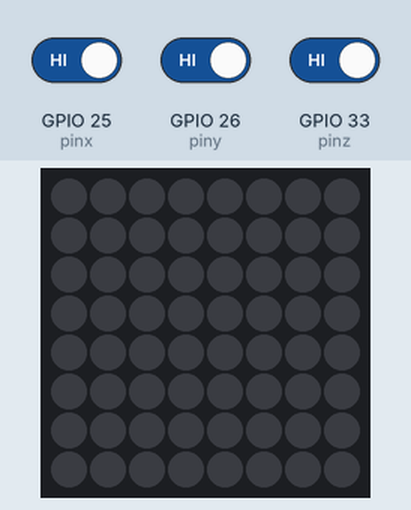
Bench run of a sketch on a simulated ESP32. Shown: 8×8 RGB LED matrix (first LED top left, wired row by row). Inputs (shaded band) come from the test bench; at power-on: GPIO 33 (pinz) HIGH, GPIO 26 (piny) HIGH, GPIO 25 (pinx) HIGH. Dim RGB values are drawn brighter than linear.

Above: at 1.2 s.
1.3 s: GPIO 33 (pinz) driven LOW
At 2.4 s:
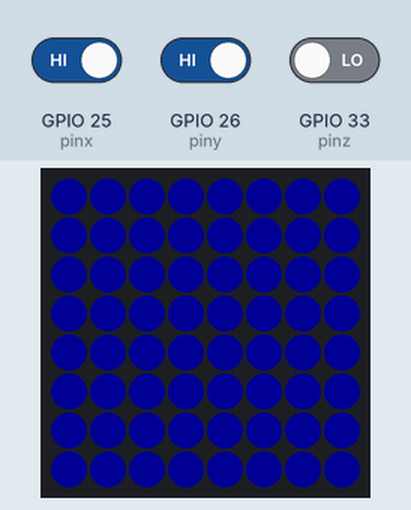
2.8 s: GPIO 26 (piny) driven LOW
At 3.2 s:
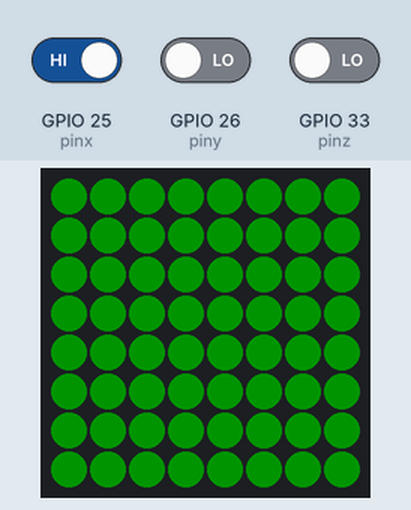
5.8 s: GPIO 26 (piny) driven HIGH
At 6.3 s:
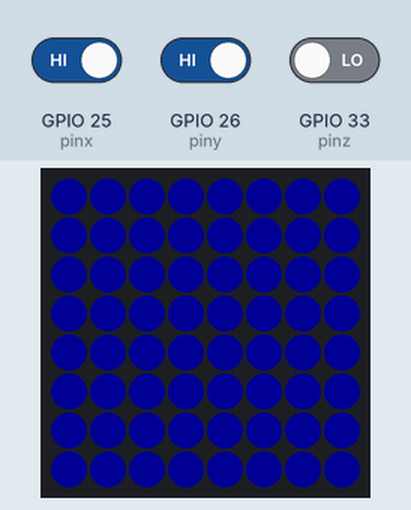
7.3 s: GPIO 25 (pinx) driven LOW
At 8.1 s:
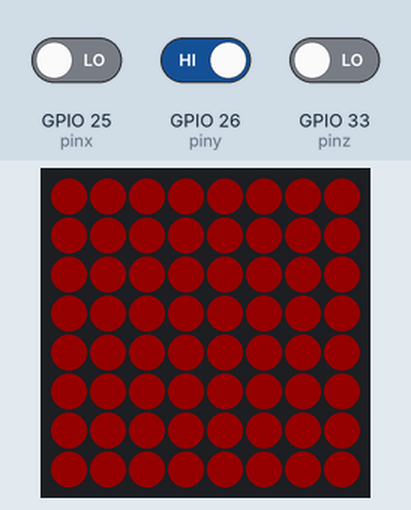
8.8 s: GPIO 25 (pinx) driven HIGH
At 9.2 s:
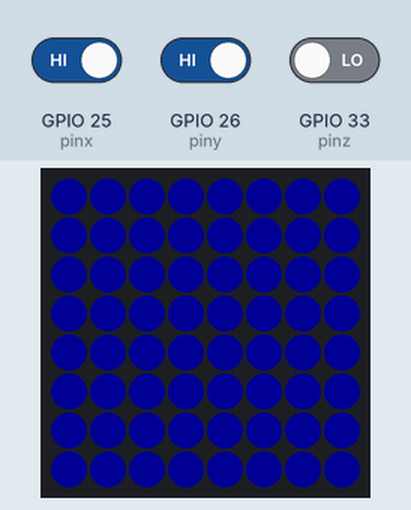
10.3 s: GPIO 25 (pinx) driven LOW and GPIO 26 (piny) driven LOW and GPIO 33 (pinz) driven HIGH
At 10.68 s:
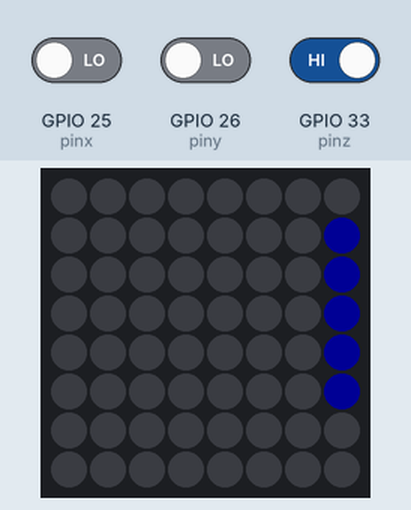
Timing chart, 0 to 13.3 s (numbered marks = the images above; inputs shaded):
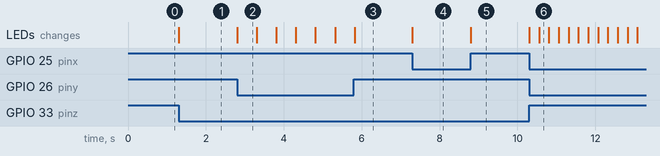

The sketch:

MATRIX_ESP.ino
```cpp
#include <Adafruit_GFX.h>
#include <Adafruit_NeoMatrix.h>
#include <Adafruit_NeoPixel.h>
#ifndef PSTR
 #define PSTR // Make Arduino Due happy
#endif

#define PIN 23
#define LED_RED_HIGH     (31 << 11)
#define LED_GREEN_HIGH     (63 << 5)

#define LED_BLUE_HIGH     31
const int pinx = 25;
const int piny = 26;
const int pinz = 33;


Adafruit_NeoMatrix matrix = Adafruit_NeoMatrix(8, 8, 1, 1, PIN,
  NEO_TILE_TOP   + NEO_TILE_RIGHT   + NEO_TILE_ROWS   + NEO_TILE_PROGRESSIVE +
  NEO_MATRIX_TOP + NEO_MATRIX_RIGHT + NEO_MATRIX_ROWS + NEO_MATRIX_ZIGZAG,
  NEO_GRB + NEO_KHZ800);

const uint16_t colors[] = {
  matrix.Color(255, 0, 0), matrix.Color(0, 255, 0), matrix.Color(0, 0, 255) };

void setup() {
  matrix.begin();
  matrix.setTextWrap(false);
  matrix.setBrightness(20);
  matrix.setTextColor(colors[2]);
  pinMode(pinx, INPUT);
  pinMode(piny, INPUT);
  pinMode(pinz, INPUT);

}

int x    = matrix.width();
int pass = 0;

void loop() {
  int estx = digitalRead(pinx);
  int esty = digitalRead(piny);
  int estz = digitalRead(pinz);
  if (esty == 0 && estx == 0 && estz == 0){
     matrix.fillScreen(0);
     matrix.show();
  }
  else if (esty == 1 && estx == 0 && estz == 0){
    matrix.fillScreen(colors[0]);
    matrix.show();

  }
  else if (esty == 0 && estx == 1 && estz == 0){
    matrix.fillScreen(colors[1]);
    matrix.show();
    delay(500);
    matrix.fillScreen(0);
    matrix.show();
    delay(500);
  }
   else if (esty == 1 && estx == 1 && estz == 0){
    matrix.fillScreen(colors[2]);
    matrix.show();
  }
  else if (esty == 0 && estx == 0 && estz == 1){
  matrix.fillScreen(0);
  matrix.setCursor(x, 0);
  matrix.print(F("QUANTUM ROBOTICS"));
  matrix.setRotation(0);
  if(--x < -96) {
    x = matrix.width();
  }
  matrix.show();
  delay(250);
  }
  else{
    matrix.fillScreen(0);
    matrix.show();
  }
}
```

Measured:
- after the input at 1.3 s, the LEDs: change at once (image 1)
- after the input at 2.8 s, the LEDs: change at once (image 2)
- after the input at 5.8 s, the LEDs: change at once (image 3)
- after the input at 7.3 s, the LEDs: change at once (image 4)
- after the input at 8.8 s, the LEDs: change at once (image 5)
- after the input at 10.3 s, the LEDs: first change at once (image 6 shows a later state)
- what the display in image 2 shows lasts 0.5 s, from 2.8 s to 3.3 s
